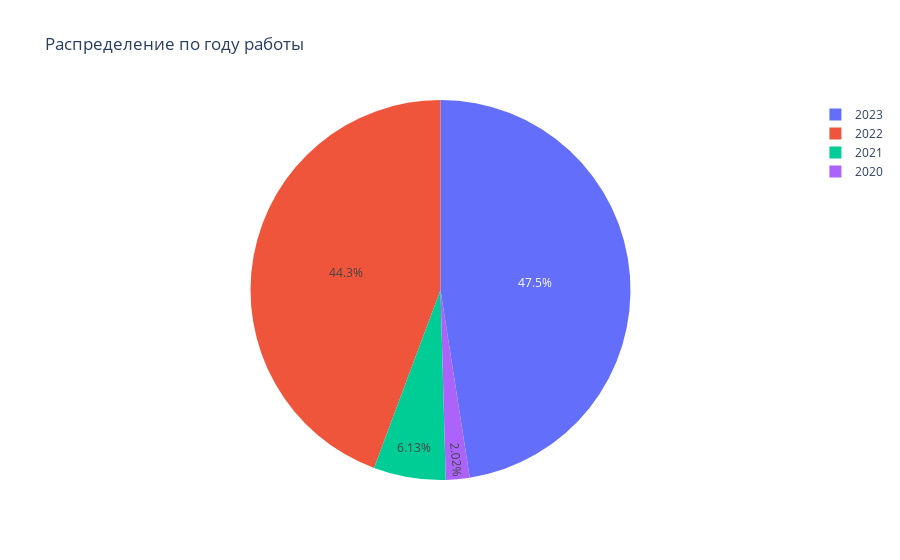

Notebook source saved alongside this figure:
### Markdown cell above
### Год работы

### Code cell
work_year = df['work_year'].value_counts()
fig = px.pie(values=work_year.values, names=work_year.index,
             title='Распределение по году работы')
fig.show()

### Figure 1 — Plotly figure (JSON) as saved in the notebook; plotly's stock layout.template omitted (floating-point values rounded to 4 significant figures)
{"data": [{"domain": {"x": [0, 1], "y": [0, 1]}, "hovertemplate": "label=%{label}<br>value=%{value}<extra></extra>", "labels": [2023, 2022, 2021, 2020], "legendgroup": "", "name": "", "showlegend": true, "type": "pie", "values": [1785, 1664, 230, 76]}], "layout": {"legend": {"tracegroupgap": 0}, "title": {"text": "Распределение по году работы"}}}
